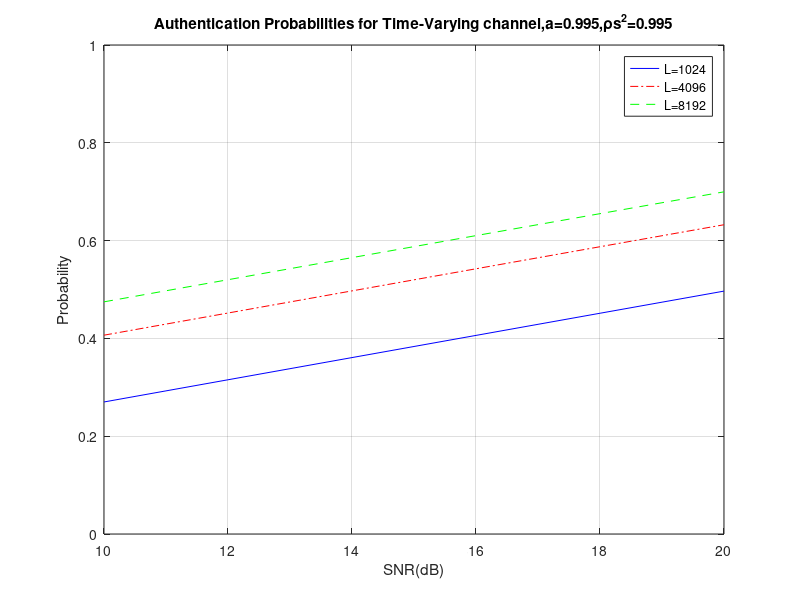

Write MATLAB code to recreate this figure.
clc;
clear all;

a=0.995;
x=10:20;
sigma_h=1;
sigma_u=(1-a*a)*sigma_h;
ss=0.995;
tt=1-ss;
L_1=1024;
L_2=4096;
L_3=8192;
n=1000;
h=zeros(1,n);
h(1)=(1/sqrt(2))*( randn(1,1) + 1i*randn(1,1)); 
u=sqrt(sigma_u)*randn(1,n);
for i=2:n
    h(i)=a*h(i-1);
end
for i=1:11
    for j=1:n
        N0(i)=1/(10^(((10+i-1))/10));
        gama(j)=((abs(h(j))).^2)/N0(i);
        sigma_v_1(j)=sqrt(L_1/(tt*gama(j)));
        sigma_v_2(j)=sqrt(L_2/(tt*gama(j)));
        sigma_v_3(j)=sqrt(L_3/(tt*gama(j)));
        tao_0_1(j)=sqrt(2)*erfinv(2*0.99-1)*sigma_v_1(j);%用反误差函数解方程
        tao_0_2(j)=sqrt(2)*erfinv(2*0.99-1)*sigma_v_2(j);
        tao_0_3(j)=sqrt(2)*erfinv(2*0.99-1)*sigma_v_3(j);
        middle_1(i,j)=(tao_0_1(j)-L_1)/sigma_v_1(j);
        middle_2(i,j)=(tao_0_2(j)-L_2)/sigma_v_2(j);
        middle_3(i,j)=(tao_0_3(j)-L_3)/sigma_v_3(j);
    end
end
for i=1:11
    p_1(i,:)=1-cdf('Normal',middle_1(i,:),0,1);
    p_2(i,:)=1-cdf('Normal',middle_2(i,:),0,1);
    p_3(i,:)=1-cdf('Normal',middle_3(i,:),0,1);
    P_1(i)=mean(p_1(i,:));
    P_2(i)=mean(p_2(i,:));
    P_3(i)=mean(p_3(i,:));
end
plot(x,P_1,'-b',x,P_2,'-.r',x,P_3,'--g');;axis([10,20,0,1]);grid on,xlabel('SNR(dB)'),ylabel('Probability'),legend('L=1024','L=4096','L=8192'),title('Authentication Probabilities for Time-Varying channel,a=0.995,ρs^2=0.995');        
        
    